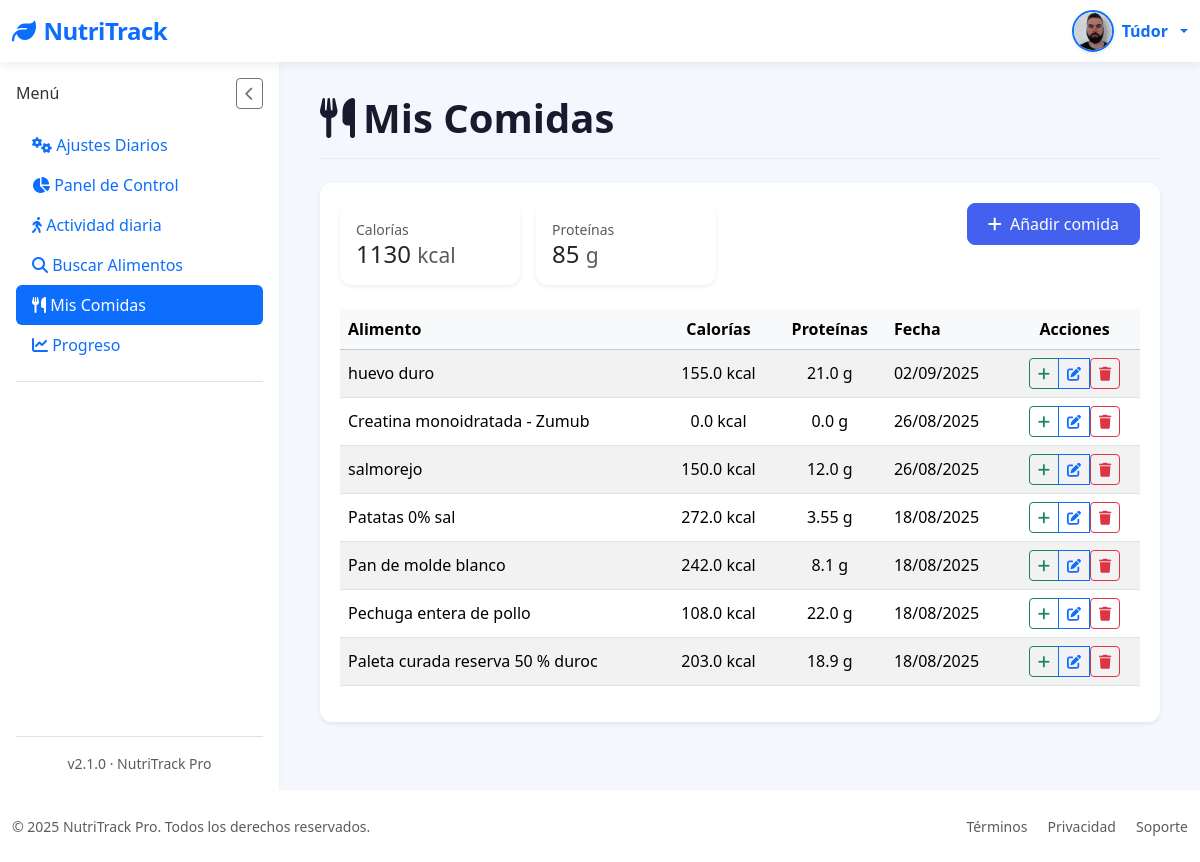
The app's page /mis-comidas (signed in), older data.
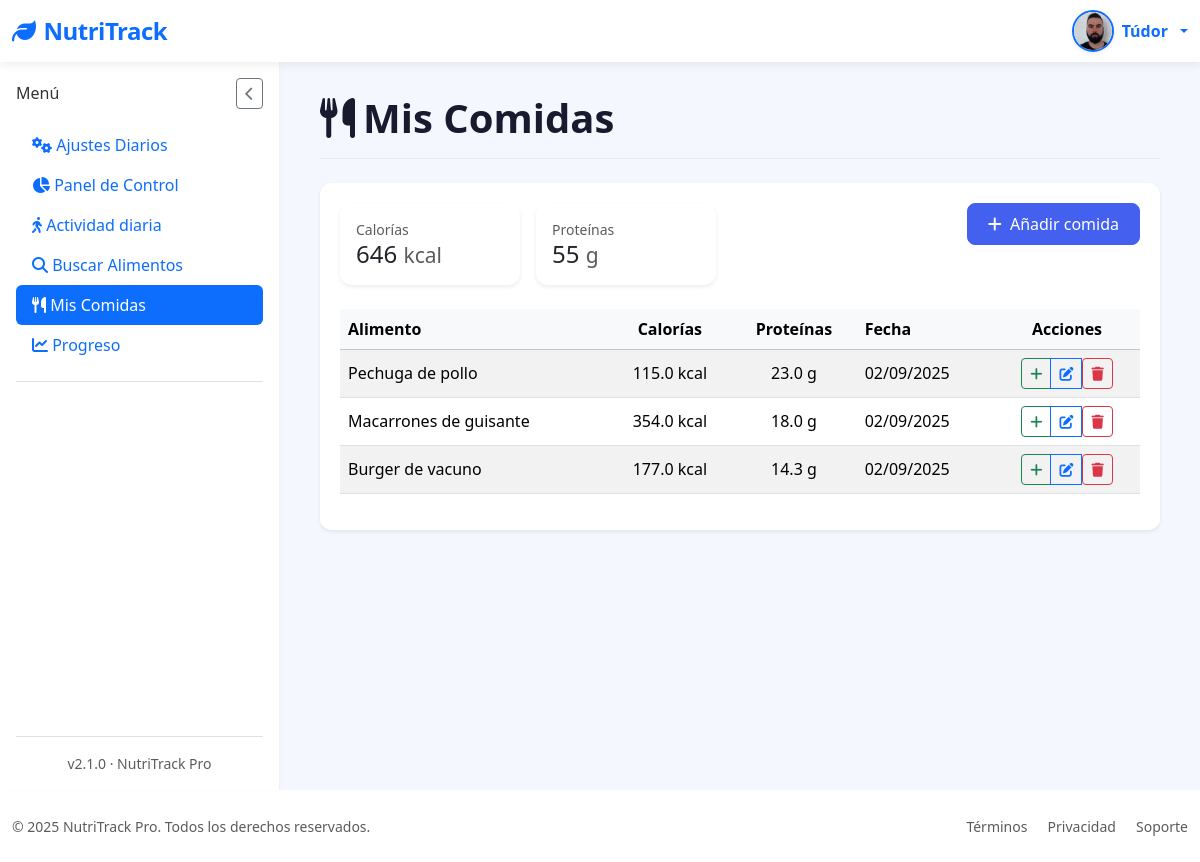
The same page, newer data.
### tables this page shows
CREATE TABLE "loggin" (
	"id"	INTEGER,
	"username"	TEXT NOT NULL,
	"password"	TEXT,
	"email"	TEXT, google_id TEXT, full_name TEXT, birth_date TEXT, height_cm INTEGER, weight_kg INTEGER, gender TEXT, activity_level TEXT, goal TEXT, profile_photo TEXT DEFAULT NULL, preferences TEXT DEFAULT '{}',
	PRIMARY KEY("id" AUTOINCREMENT)
);

CREATE TABLE "food_entries" (
	"id"	INTEGER,
	"user_id"	INTEGER NOT NULL,
	"food_name"	TEXT NOT NULL,
	"calories"	REAL,
	"proteins"	REAL,
	"fats"	REAL,
	"carbs"	REAL,
	"date"	TIMESTAMP DEFAULT CURRENT_TIMESTAMP,
	"created_at"	TEXT,
	PRIMARY KEY("id" AUTOINCREMENT),
	FOREIGN KEY("user_id") REFERENCES "loggin"("id")
);

### app/controllers/MyfoodsController.py (the view)
@app.route('/mis-comidas')
@login_required
def mis_comidas():
    try:
        comidas = get_comidas_by_user(current_user.id)
    except Exception as e:
        current_app.logger.exception("Error al obtener comidas: %s", e)
        flash("Error al cargar tus comidas. Intenta de nuevo más tarde.", "danger")
        comidas = []
    total_calorias = sum(float(c.get('calories') or 0) for c in comidas)
    total_proteinas = sum(float(c.get('proteins') or 0) for c in comidas)
    return render_template(
        'Myfoods/mis_comidas.html',
        comidas=comidas,
        total_calorias=int(total_calorias),
        total_proteinas=int(total_proteinas)
    )

### app/__init__.py (called while the page is built)
@login_manager.user_loader
def load_user(user_id):
    return User.get_by_id(user_id)

### app/conexion.py (called while the page is built)
@contextmanager
def get_db_connection():
    conn = sqlite3.connect(DATABASE)
    conn.row_factory = sqlite3.Row  # Esto permite acceso como diccionario
    try:
        yield conn
    finally:
        conn.close()

@contextmanager
def get_db_cursor():
    with get_db_connection() as conn:
        cursor = conn.cursor()
        try:
            yield cursor
            conn.commit()
        except:
            conn.rollback()
            raise

### app/controllers/UsersController.py (called while the page is built)
@app.context_processor
def inject_prefs():
    if current_user.is_authenticated:
        prefs = get_user_preferences(current_user.id)  # función que recupera las prefs
        return dict(prefs=prefs)
    return dict(prefs=None)

### app/models/LoginGoogleModel.py (called while the page is built)
    @staticmethod
    def get_by_id(user_id):
        with get_db_cursor() as cur:
            cur.execute("SELECT * FROM loggin WHERE id = ?", (user_id,))
            user = cur.fetchone()
            if user:
                return User(
                    id=user['id'],
                    username=user['username'],
                    email=user['email'] if 'email' in user.keys() else None,
                    google_id=user['google_id'] if 'google_id' in user.keys() else None,
                    profile_photo=user['profile_photo'] if 'profile_photo' in user.keys() else None
                )
        return None

### app/models/MyFoodModel.py (called while the page is built)
def _format_date_display(date_str):
    try:
        return datetime.strptime(date_str, "%Y-%m-%d").strftime("%d/%m/%Y")
    except Exception:
        return date_str or ""

def serialize_comida(row):
    if row is None:
        return None
    date_iso = row["date"]
    return {
        "id": row["id"],
        "food_name": row["food_name"],
        "calories": row["calories"],
        "proteins": row["proteins"],
        "fats": row["fats"],
        "carbs": row["carbs"],
        "date": _format_date_display(date_iso),
        "date_iso": date_iso  # para input type="date"
    }

### app/models/UsersModel.py (called while the page is built)
def get_user_preferences(user_id):
    with get_db_cursor() as cursor:
        cursor.execute("SELECT preferences FROM loggin WHERE id = ?", (user_id,))
        row = cursor.fetchone()
        try:
            return json.loads(row["preferences"]) if row and row["preferences"] else {}
        except:
            return {}

### app/templates/Myfoods/mis_comidas.html (shortened to what this page needs)
{% extends "base.html" %}
{% block section %}
<div class="page-header mb-4">
  <h1 class="page-title">
    <i class="fas fa-utensils me-2"></i>Mis Comidas
  </h1>
</div>
<div class="card border-0 shadow-sm">
  <div class="card-body">
    {% if comidas %}
    <div class="d-flex gap-3 mb-4 flex-wrap">
      <div class="card p-3 shadow-sm" style="min-width:180px;">
        <small class="text-muted">Calorías</small>
        <div class="h4 mb-0">{{ total_calorias }} <small class="text-muted">kcal</small></div>
      </div>
      <div class="card p-3 shadow-sm" style="min-width:180px;">
        <small class="text-muted">Proteínas</small>
        <div class="h4 mb-0">{{ total_proteinas }} <small class="text-muted">g</small></div>
      </div>
      <div class="ms-auto">
        <a href="{{ url_for('agregar_comida_route') }}" class="btn btn-primary">
          <i class="fas fa-plus me-1"></i> Añadir comida
        </a>
      </div>
    </div>
    <div class="table-responsive">
      <table class="table table-hover table-striped align-middle">
        <thead class="table-light">
          <tr>
            <th>Alimento</th>
            <th class="text-center">Calorías</th>
            <th class="text-center">Proteínas</th>
            <th>Fecha</th>
            <th class="text-center">Acciones</th>
          </tr>
        </thead>
        <tbody>
          {% for comida in comidas %}
          <tr>
            <td>{{ comida['food_name'] }}</td>
            <td class="text-center">{{ comida['calories'] }} kcal</td>
            <td class="text-center">{{ comida['proteins'] }} g</td>
            <td>{{ comida['date'] }}</td>
            <td class="text-center">
              <div class="btn-group" role="group">
                <button type="button" class="btn btn-sm btn-outline-success"
                        data-bs-toggle="modal"
                        data-bs-target="#duplicarComidaModal"
                        data-comida-id="{{ comida['id'] }}"
                        data-comida-name="{{ comida['food_name'] }}"
                        title="Añadir de nuevo">
                  <i class="fas fa-plus"></i>
                </button>
                <a href="{{ url_for('editar_comida_route', comida_id=comida['id']) }}"
                   class="btn btn-sm btn-outline-primary" title="Editar comida">
                  <i class="fas fa-edit"></i>
                </a>
                <form method="POST" action="{{ url_for('eliminar_comida_route', comida_id=comida['id']) }}"
                      onsubmit="return confirm('¿Seguro que quieres eliminar esta comida?');" style="display:inline;">
                  <button type="submit" class="btn btn-sm btn-outline-danger" title="Eliminar comida">
                    <i class="fas fa-trash"></i>
                  </button>
                </form>
              </div>
            </td>
          </tr>
          {% endfor %}
        </tbody>
      </table>
    </div>
    {% endif %}
  </div>
</div>
{% endblock %}

### app/templates/base.html (shortened to what this page needs)
<!DOCTYPE html>
<html lang="es" data-bs-theme="{% if prefs and prefs.dark_mode %}dark{% else %}light{% endif %}">
<head>
    <link href="https://cdn.jsdelivr.net/npm/bootstrap@5.3.2/dist/css/bootstrap.min.css" rel="stylesheet">
    <link rel="stylesheet" href="https://cdn.jsdelivr.net/npm/bootstrap-icons@1.11.1/font/bootstrap-icons.css">
    <link rel="stylesheet" href="https://cdnjs.cloudflare.com/ajax/libs/font-awesome/6.5.2/css/all.min.css" />
    <link href="https://cdn.jsdelivr.net/npm/sweetalert2@11/dist/sweetalert2.min.css" rel="stylesheet">
    <link rel="stylesheet" href="{{ url_for('static', filename='styles/Stylebase.css') }}">
</head>
<body>
    <nav class="navbar navbar-expand-lg navbar-light bg-white">
        <div class="container-fluid">
            <a class="navbar-brand text-primary" href="{{ url_for('logout') }}">
                <i class="fas fa-leaf me-2"></i>NutriTrack
            </a>
            <div class="d-flex align-items-center ms-auto">
  {% if current_user.is_authenticated %}
  <div class="dropdown">
    <a href="#" class="d-flex align-items-center text-decoration-none dropdown-toggle" id="userDropdown" data-bs-toggle="dropdown" aria-expanded="false" style="gap: 0.5rem;">
      {% if current_user.profile_photo %}
        <img src="{{ url_for('static', filename='images/profile_photo/' + current_user.profile_photo) }}"
            alt="Avatar"
            class="rounded-circle shadow-sm"
            style="width: 42px; height: 42px; object-fit: cover; border: 2px solid #0d6efd;">
      {% else %}
        <div class="user-avatar bg-primary text-white rounded-circle d-flex justify-content-center align-items-center shadow-sm"
             style="width: 42px; height: 42px; font-weight: 700; font-size: 1.1rem; user-select: none;">
          {{ current_user.username[0]|upper }}
        </div>
      {% endif %}
      <span class="d-none d-sm-inline fw-semibold text-primary" style="font-size: 1rem;">
        {{ current_user.username }}
      </span>
    </a>
  </div>
  {% endif %}
</div>
        </div>
    </nav>
    <div class="container-fluid flex-grow-1">
        <div class="row h-100 g-0">
            <nav class="sidebar d-flex flex-column p-3" id="sidebar">
                <div class="d-flex justify-content-between align-items-center mb-3">
                    <h6 class="sidebar-title mb-0">Menú</h6>
                    <button id="closeSidebarBtn" class="btn btn-sm btn-outline-secondary d-lg-block">
                        <i class="fas fa-chevron-left"></i>
                    </button>
                </div>
                <ul class="nav nav-pills flex-column mb-auto">
                    <li>
                        <a href="{{ url_for('settings') }}" class="nav-link {% if request.path == url_for('settings') %}active{% endif %}">
                            <i class="fas fa-cogs"></i> Ajustes Diarios
                        </a>
                    </li>
                    <li>
                        <a href="{{ url_for('dashboard') }}" class="nav-link {% if request.path == url_for('dashboard') %}active{% endif %}">
                            <i class="fas fa-chart-pie"></i> Panel de Control
                        </a>
                    </li>
                    <li>
                        <a href="{{ url_for('activity') }}" class="nav-link {% if request.path == url_for('activity') %}active{% endif %}">
                            <i class="fas fa-walking"></i> Actividad diaria
                        </a>
                    </li>
                    <li>
                        <a href="{{ url_for('search_food') }}" class="nav-link {% if request.path == url_for('search_food') %}active{% endif %}">
                            <i class="fas fa-search"></i> Buscar Alimentos
                        </a>
                    </li>
                    <li>
                        <a href="{{ url_for('mis_comidas') }}" class="nav-link {% if request.path == url_for('mis_comidas') %}active{% endif %}">
                            <i class="fas fa-utensils"></i> Mis Comidas
                        </a>
                    </li>
                    <li>
                        <a href="{{ url_for('progreso') }}" class="nav-link {% if request.path == url_for('progreso') %}active{% endif %}">
                            <i class="fas fa-chart-line"></i> Progreso
                        </a>
                    </li>
                    <li class="pt-3 mt-3 border-top">
                    </li>
                </ul>
                <div class="mt-auto pt-3 border-top text-center small text-muted">
                    v2.1.0 · NutriTrack Pro
                </div>
            </nav>
            <main class="main-content" id="mainContent">
                {% block section %}{% endblock %}
            </main>
        </div>
    </div>
    <footer class="bg-white py-4 mt-auto">
        <div class="container-fluid">
            <div class="row align-items-center">
                <div class="col-md-6 text-center text-md-start">
                    <p class="mb-0 small text-muted">&copy; 2025 NutriTrack Pro. Todos los derechos reservados.</p>
                </div>
                <div class="col-md-6 text-center text-md-end">
                    <a href="#" class="text-decoration-none small text-muted me-3">Términos</a>
                    <a href="#" class="text-decoration-none small text-muted me-3">Privacidad</a>
                    <a href="#" class="text-decoration-none small text-muted">Soporte</a>
                </div>
            </div>
        </div>
    </footer>
</body>
</html>

### app/static/styles/StyleBase.css (style rules this page uses)
:root { --primary-color: #4361ee; --secondary-color: #3f37c9; --accent-color: #4cc9f0; --dark-color: #1a1a2e; --light-color: #f8f9fa; --success-color: #4bb543; }
body { font-family: 'Segoe UI', system-ui, -apple-system, sans-serif; background-color: #f5f7ff; color: #333; min-height: 100vh; display: flex; flex-direction: column; overflow-x: hidden; }
.navbar-brand { font-weight: 700; font-size: 1.5rem; letter-spacing: -0.5px; }
.navbar { box-shadow: 0 2px 10px rgba(0, 0, 0, 0.08); background: white !important; position: relative; z-index: 1100; }
.container-fluid.flex-grow-1 { display: flex; flex-direction: column; min-height: calc(100vh - 72px - 70px); padding-left: 0; padding-right: 0; }
.row.h-100 { display: flex; flex-grow: 1; flex-wrap: nowrap; margin-left: 0; margin-right: 0; width: 100%; }
.sidebar { width: 280px; background: white; position: sticky; top: 72px; border-right: 1px solid rgba(0, 0, 0, 0.05); box-shadow: 1px 0 10px rgba(0, 0, 0, 0.02); transition: all 0.3s ease; z-index: 100; display: flex; flex-direction: column; flex-shrink: 0; height: calc(100vh - 72px); padding: 1rem; }
.main-content { flex-grow: 1; flex-basis: 0; padding: 2rem 2.5rem; background-color: #f5f7ff; overflow-y: auto; }
.card-body { padding: 1.25rem; }
.card-body { flex-grow: 1; }
.card { border: none; border-radius: 12px; box-shadow: 0 4px 12px rgba(0, 0, 0, 0.05); transition: transform 0.2s ease, box-shadow 0.2s ease; }
.btn-primary { background-color: var(--primary-color); border-color: var(--primary-color); font-weight: 500; padding: 8px 20px; border-radius: 8px; }
.table { --bs-table-bg: transparent; }
.table > thead { background-color: rgba(67, 97, 238, 0.1); color: var(--primary-color); }
.page-header { display: flex; justify-content: space-between; align-items: center; margin-bottom: 2rem; padding-bottom: 1rem; border-bottom: 1px solid rgba(0, 0, 0, 0.05); }
.page-title { font-weight: 700; color: var(--dark-color); margin: 0; }

Row changes from the older to the newer data that the page shows:
removed food_entries: food_name "huevo duro", calories "155.0", proteins "21.0", date "02/09/2025"
removed food_entries: food_name "Creatina monoidratada - Zumub", calories "0.0", proteins "0.0", date "26/08/2025"
removed food_entries: food_name "salmorejo", calories "150.0", proteins "12.0", date "26/08/2025"
removed food_entries: food_name "Patatas 0% sal", calories "272.0", proteins "3.55", date "18/08/2025"
removed food_entries: food_name "Pan de molde blanco", calories "242.0", proteins "8.1", date "18/08/2025"
removed food_entries: food_name "Pechuga entera de pollo", calories "108.0", proteins "22.0", date "18/08/2025"
removed food_entries: food_name "Paleta curada reserva 50 % duroc", calories "203.0", proteins "18.9", date "18/08/2025"
added food_entries: food_name "Pechuga de pollo", calories "115.0", proteins "23.0", date "02/09/2025"
added food_entries: food_name "Macarrones de guisante", calories "354.0", proteins "18.0", date "02/09/2025"
added food_entries: food_name "Burger de vacuno", calories "177.0", proteins "14.3", date "02/09/2025"
Text that changed along with them:
{{ total_calorias }}: "1130" → "646"
{{ total_proteinas }}: "85" → "55"
